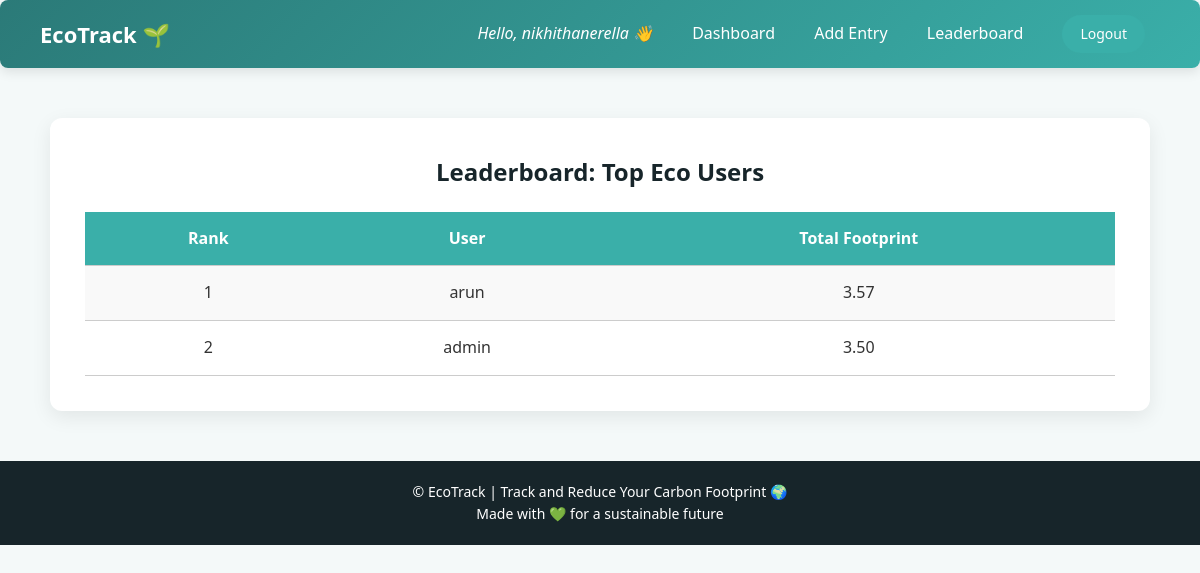
Page /leaderboard/ (signed in) on the committed database.
### tracker/models.py (models this page shows, shortened)
class UserProfile(models.Model):
    user = models.OneToOneField(User, on_delete=models.CASCADE)
    total_footprint = models.FloatField(default=0.0)

### tracker/views.py (the view)
# urls.py: path('leaderboard/', views.leaderboard, name='leaderboard'),
def leaderboard(request):
    top_users = UserProfile.objects.order_by('-total_footprint')[:10]
    return render(request, 'tracker/leaderboard.html', {'top_users': top_users})

### tracker/templates/tracker/leaderboard.html
{% extends 'tracker/base.html' %}
{% block content %}
<h2>Leaderboard: Top Eco Users</h2>
<table>
    <tr>
        <th>Rank</th>
        <th>User</th>
        <th>Total Footprint</th>
    </tr>
    {% for profile in top_users %}
    <tr>
        <td>{{ forloop.counter }}</td>
        <td>{{ profile.user.username }}</td>
        <td>{{ profile.total_footprint|floatformat:2 }}</td>
    </tr>
    {% empty %}
    <tr><td colspan="3">No users yet.</td></tr>
    {% endfor %}
</table>
{% endblock %}

### tracker/templates/tracker/base.html (shortened to what this page needs)
{% load static %}
<!DOCTYPE html>
<html lang="en">
<head>
    <link rel="stylesheet" href="{% static 'tracker/css/style.css' %}">
</head>
<body>
<nav>
    <div class="logo">
        <a href="{% url 'dashboard' %}">EcoTrack 🌱</a>
    </div>
    <div class="nav-links">
        {% if user.is_authenticated %}
            <span class="user-info">Hello, {{ user.username }} 👋</span>
            <a href="{% url 'dashboard' %}">Dashboard</a>
            <a href="{% url 'predict' %}">Add Entry</a>
            <a href="{% url 'leaderboard' %}">Leaderboard</a>
            <a href="{% url 'logout' %}" class="btn">Logout</a>
        {% else %}
            <a href="{% url 'register' %}" class="btn">Register</a>
        {% endif %}
    </div>
</nav>
<div class="container">
    {% block content %}{% endblock %}
</div>
<footer>
    &copy; {{ now.year }} EcoTrack | Track and Reduce Your Carbon Footprint 🌍
    <br>
    Made with 💚 for a sustainable future
</footer>
</body>
</html>

### tracker/static/tracker/css/style.css (style rules this page uses)
body { font-family:Arial;background:#f5f7fa;color:#333 }
.container { margin:20px auto;padding:20px;background:white;border-radius:12px;box-shadow:0 4px 10px rgba(0,0,0,0.1);max-width:900px }
nav { background:#2c3e50;padding:10px;border-radius:8px;margin-bottom:20px }
nav a { color:white;margin-right:15px;text-decoration:none }

### tracker/templates/tracker/base.html (style rules this page uses)
* { margin: 0; padding: 0; box-sizing: border-box; font-family: 'Segoe UI', Tahoma, Geneva, Verdana, sans-serif; }
body { background-color: #f4f9f9; color: #333; line-height: 1.6; }
nav { background: linear-gradient(135deg, #2b7a78, #3aafa9); padding: 15px 40px; display: flex; justify-content: space-between; align-items: center; color: white; position: sticky; top: 0; z-index: 1000; box-shadow: 0 4px 12px rgba(0,0,0,0.1); }
nav .logo a { font-size: 22px; font-weight: bold; color: #fff; text-decoration: none; }
nav .nav-links a { color: white; text-decoration: none; margin-left: 20px; font-weight: 500; transition: color 0.2s, transform 0.2s; }
.user-info { margin-right: 15px; font-style: italic; }
.btn { display: inline-block; padding: 8px 18px; background-color: #3aafa9ff; color: black; border-radius: 25px; text-decoration: none; font-size: 14px; transition: all 0.3s ease; }
.container { max-width: 1100px; margin: 50px auto; background-color: #ffffff; padding: 35px; border-radius: 12px; box-shadow: 0 6px 20px rgba(0,0,0,0.08); animation: fadeIn 0.6s ease-in-out; }
h1, h2 { color: #17252a; margin-bottom: 20px; text-align: center; }
table { width: 100%; border-collapse: collapse; margin-top: 20px; }
table th, table td { padding: 14px 16px; text-align: center; border-bottom: 1px solid #ccc; }
table th { background-color: #3aafa9; color: white; }
table tr:nth-child(even) { background-color: #f9f9f9; }
footer { text-align: center; margin-top: 50px; padding: 20px 0; background: #17252a; color: white; font-size: 14px; }

### rows in the picture
UserProfile: user.username "arun", total_footprint "3.57"
UserProfile: user.username "admin", total_footprint "3.50"

### other values in the picture
{{ user.username }} "nikhithanerella"
